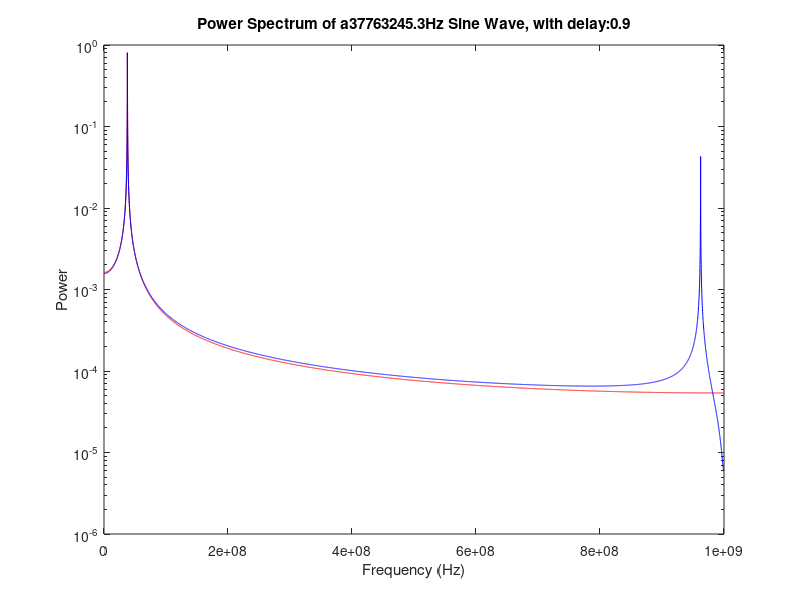
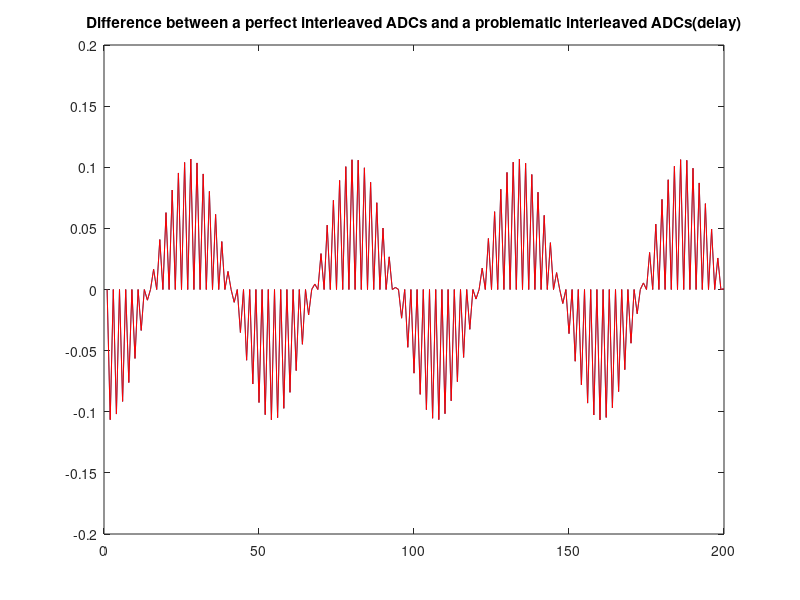
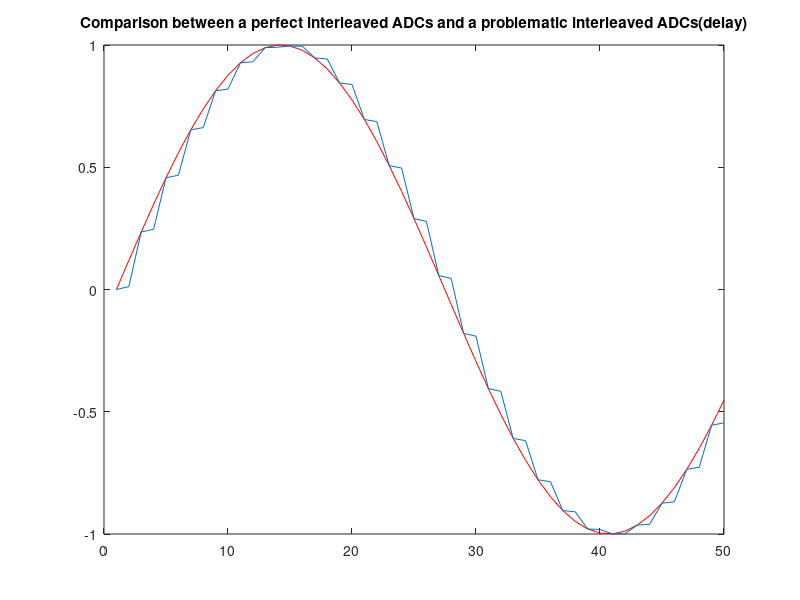

Source code (MATLAB) for these figures, in order:
% ADC simulation
% sampling point = 4*(2^16)
% delay
%
% Author: Hong Chen
% Date: August 5,2010

% Sampling frequency 
Fs = 2e9; 

% Sample time
T = 1/Fs;                     

% Length of signal
L = (2^11)*8;                    

% Time vector
t = (0:L-1)*T;   
t1 = t(1:2:end);
t2 = t(2:2:end);

% Frequency of Sine Wave
freq = 3.77632453e7;

% delay
delay=0.9;
t2=t2-delay*T;

% Create a sine wave of 200 Hz.
x = sin(2*pi*t*freq); 
y = x;
y1 = sin(2*pi*t1*freq);
y2 = sin (2*pi*t2*freq);
y(1:2:end)=y1;
y(2:2:end)=y2;

nfft = 2^nextpow2(L); % Next power of 2 from length of y
X = fft(x,nfft)/L;
Y = fft(y,nfft)/L;
f = Fs/2*linspace(0,1,nfft/2+1);


% Plot single-sided amplitude spectrum.
figure(1)
semilogy(f,2*abs(X(1:nfft/2+1)),'r') 
hold on;
semilogy(f,2*abs(Y(1:nfft/2+1)),'b')
graph_title=strcat('Power Spectrum of a ',num2str(freq));
graph_title=strcat(graph_title,'Hz Sine Wave, with delay:');
graph_title=strcat(graph_title,num2str(delay,8));
title(graph_title); 
xlabel('Frequency (Hz)'); 
ylabel('Power'); 

% Calculate the difference between two streams
z = sin(2*pi*t*freq);
diff = y - z;
figure(2)
plot(diff(1:200));
title('Difference between a perfect interleaved ADCs and a problematic interleaved ADCs(delay)');
hold on;
imit=-sin(pi*freq*delay*T)*(cos(2*pi*freq*t-pi*freq*delay*T)-0.5*(cos(2*pi*t*(Fs/2-freq)+pi*freq*delay*T)+cos(2*pi*t*(Fs/2+freq)-pi*freq*delay*T)));
plot(imit(1:200),'r');
figure(3)
plot(z(1:50),'r');
hold on;
plot(y(1:50));
title('Comparison between a perfect interleaved ADCs and a problematic interleaved ADCs(delay)');


